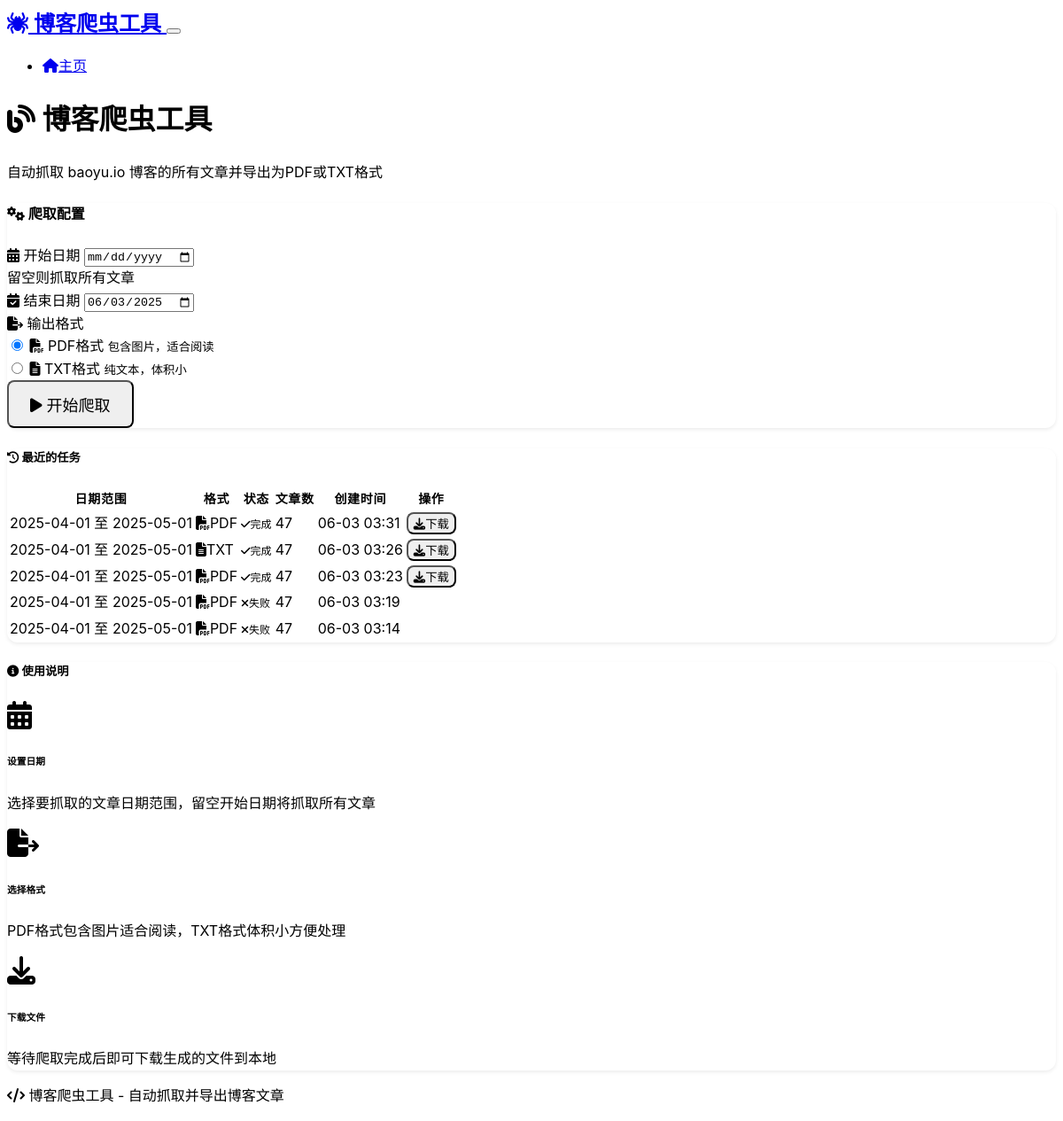
Before: / with the older database file.
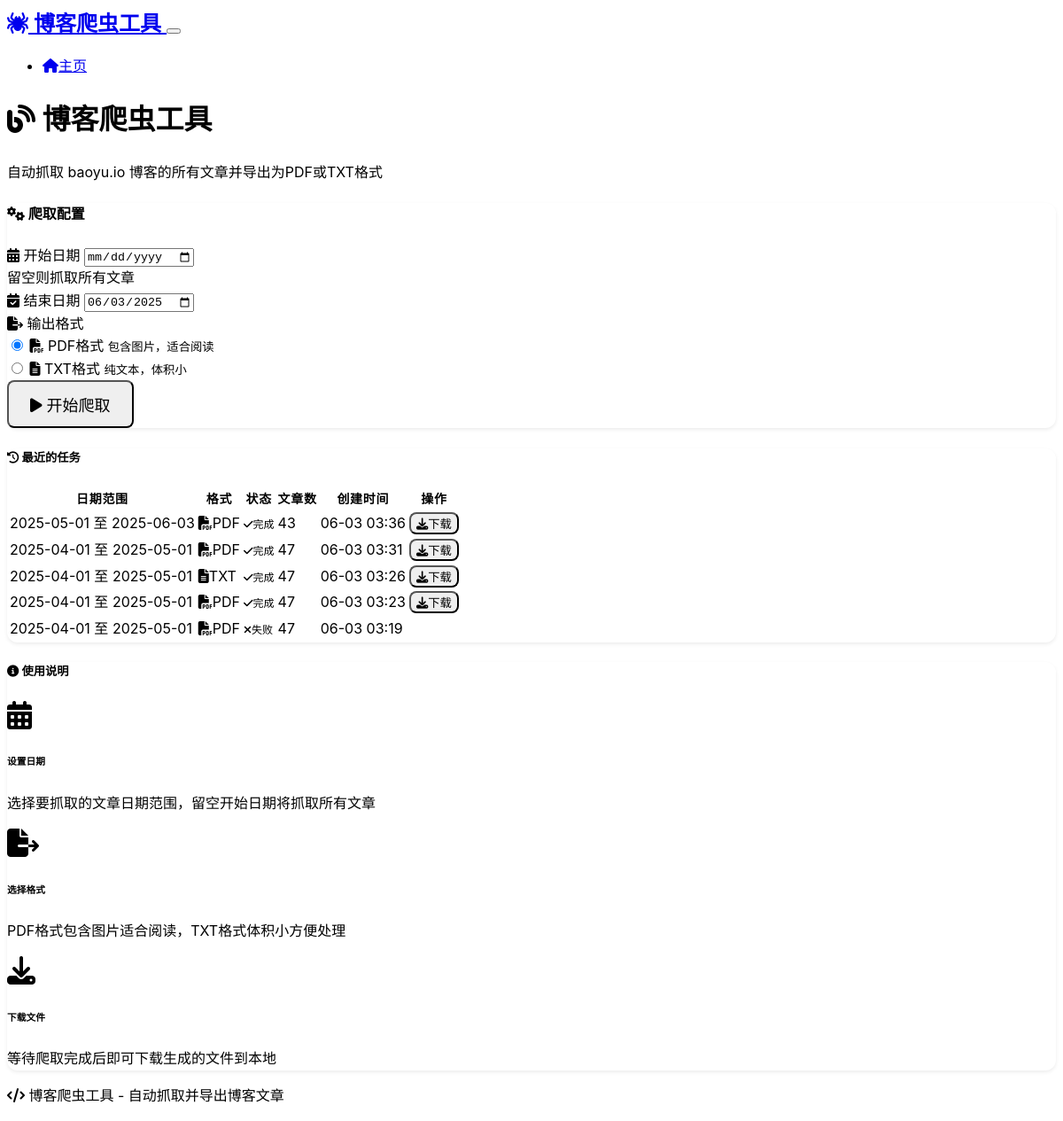
After: the same page with the newer database file.
### models.py (models this page shows)
class ScrapeJob(db.Model):
    id = db.Column(db.Integer, primary_key=True)
    start_date = db.Column(db.Date, nullable=False)
    end_date = db.Column(db.Date, nullable=False)
    output_format = db.Column(db.String(10), nullable=False)  # 'pdf' or 'txt'
    status = db.Column(db.String(20), default='pending')  # pending, running, completed, failed
    created_at = db.Column(db.DateTime, default=datetime.utcnow)
    completed_at = db.Column(db.DateTime)
    articles_count = db.Column(db.Integer, default=0)
    file_path = db.Column(db.String(255))
    error_message = db.Column(db.Text)

### routes.py (the view)
@app.route('/')
def index():
    recent_jobs = ScrapeJob.query.order_by(ScrapeJob.created_at.desc()).limit(5).all()
    return render_template('index.html', recent_jobs=recent_jobs)

### templates/index.html (shortened to what this page needs)
{% extends "base.html" %}
{% block content %}
<div class="row">
    <div class="col-lg-8 mx-auto">
        <div class="text-center mb-5">
            <h1 class="display-4 mb-3">
                <i class="fas fa-blog text-primary me-3"></i>
                博客爬虫工具
            </h1>
            <p class="lead text-muted">
                自动抓取 baoyu.io 博客的所有文章并导出为PDF或TXT格式
            </p>
        </div>
        <div class="card mb-4">
            <div class="card-header">
                <h4 class="card-title mb-0">
                    <i class="fas fa-cogs me-2"></i>
                    爬取配置
                </h4>
            </div>
            <div class="card-body">
                <form id="scrapeForm">
                    <div class="row">
                        <div class="col-md-6 mb-3">
                            <label for="startDate" class="form-label">
                                <i class="fas fa-calendar-alt me-1"></i>
                                开始日期
                            </label>
                            <input type="date" class="form-control" id="startDate" name="start_date">
                            <div class="form-text">留空则抓取所有文章</div>
                        </div>
                        <div class="col-md-6 mb-3">
                            <label for="endDate" class="form-label">
                                <i class="fas fa-calendar-check me-1"></i>
                                结束日期
                            </label>
                            <input type="date" class="form-control" id="endDate" name="end_date" required>
                        </div>
                    </div>
                    <div class="mb-3">
                        <label class="form-label">
                            <i class="fas fa-file-export me-1"></i>
                            输出格式
                        </label>
                        <div class="row">
                            <div class="col-md-6">
                                <div class="form-check">
                                    <input class="form-check-input" type="radio" name="output_format" id="formatPdf" value="pdf" checked>
                                    <label class="form-check-label" for="formatPdf">
                                        <i class="fas fa-file-pdf text-danger me-2"></i>
                                        PDF格式
                                        <small class="d-block text-muted">包含图片，适合阅读</small>
                                    </label>
                                </div>
                            </div>
                            <div class="col-md-6">
                                <div class="form-check">
                                    <input class="form-check-input" type="radio" name="output_format" id="formatTxt" value="txt">
                                    <label class="form-check-label" for="formatTxt">
                                        <i class="fas fa-file-alt text-info me-2"></i>
                                        TXT格式
                                        <small class="d-block text-muted">纯文本，体积小</small>
                                    </label>
                                </div>
                            </div>
                        </div>
                    </div>
                    <div class="d-grid">
                        <button type="submit" class="btn btn-primary btn-lg" id="startScrapeBtn">
                            <i class="fas fa-play me-2"></i>
                            开始爬取
                        </button>
                    </div>
                </form>
            </div>
        </div>
        {% if recent_jobs %}
        <div class="card">
            <div class="card-header">
                <h5 class="card-title mb-0">
                    <i class="fas fa-history me-2"></i>
                    最近的任务
                </h5>
            </div>
            <div class="card-body">
                <div class="table-responsive">
                    <table class="table table-hover">
                        <thead>
                            <tr>
                                <th>日期范围</th>
                                <th>格式</th>
                                <th>状态</th>
                                <th>文章数</th>
                                <th>创建时间</th>
                                <th>操作</th>
                            </tr>
                        </thead>
                        <tbody>
                            {% for job in recent_jobs %}
                            <tr>
                                <td>
                                    {{ job.start_date.strftime('%Y-%m-%d') }}
                                    至
                                    {{ job.end_date.strftime('%Y-%m-%d') }}
                                </td>
                                <td>
                                    {% if job.output_format == 'pdf' %}
                                        <i class="fas fa-file-pdf text-danger me-1"></i>PDF
                                    {% else %}
                                        <i class="fas fa-file-alt text-info me-1"></i>TXT
                                    {% endif %}
                                </td>
                                <td>
                                    {% if job.status == 'completed' %}
                                        <span class="badge bg-success">
                                            <i class="fas fa-check me-1"></i>完成
                                        </span>
                                    {% elif job.status == 'running' %}
                                        <span class="badge bg-primary">
                                            <i class="fas fa-spinner fa-spin me-1"></i>运行中
                                        </span>
                                    {% elif job.status == 'failed' %}
                                        <span class="badge bg-danger">
                                            <i class="fas fa-times me-1"></i>失败
                                        </span>
                                    {% else %}
                                        <span class="badge bg-secondary">
                                            <i class="fas fa-clock me-1"></i>等待中
                                        </span>
                                    {% endif %}
                                </td>
                                <td>{{ job.articles_count or 0 }}</td>
                                <td>{{ job.created_at.strftime('%m-%d %H:%M') }}</td>
                                <td>
                                    {% if job.status == 'completed' %}
                                        <button class="btn btn-sm btn-outline-success"
                                                onclick="downloadFile({{ job.id }})">
                                            <i class="fas fa-download me-1"></i>下载
                                        </button>
                                    {% endif %}
                                </td>
                            </tr>
                            {% endfor %}
                        </tbody>
                    </table>
                </div>
            </div>
        </div>
        {% endif %}
    </div>
</div>
<div class="row mt-5">
    <div class="col-lg-8 mx-auto">
        <div class="card border-0 bg-transparent">
            <div class="card-body">
                <h5 class="card-title text-center mb-4">
                    <i class="fas fa-info-circle me-2"></i>
                    使用说明
                </h5>
                <div class="row">
                    <div class="col-md-4 text-center mb-3">
                        <div class="text-primary mb-2">
                            <i class="fas fa-calendar-alt fa-2x"></i>
                        </div>
                        <h6>设置日期</h6>
                        <p class="text-muted small">选择要抓取的文章日期范围，留空开始日期将抓取所有文章</p>
                    </div>
                    <div class="col-md-4 text-center mb-3">
                        <div class="text-success mb-2">
                            <i class="fas fa-file-export fa-2x"></i>
                        </div>
                        <h6>选择格式</h6>
                        <p class="text-muted small">PDF格式包含图片适合阅读，TXT格式体积小方便处理</p>
                    </div>
                    <div class="col-md-4 text-center mb-3">
                        <div class="text-info mb-2">
                            <i class="fas fa-download fa-2x"></i>
                        </div>
                        <h6>下载文件</h6>
                        <p class="text-muted small">等待爬取完成后即可下载生成的文件到本地</p>
                    </div>
                </div>
            </div>
        </div>
    </div>
</div>
{% endblock %}

### templates/base.html (shortened to what this page needs)
<!DOCTYPE html>
<html lang="zh-CN" data-bs-theme="dark">
<head>
    <link href="https://cdn.replit.com/agent/bootstrap-agent-dark-theme.min.css" rel="stylesheet">
    <link rel="stylesheet" href="https://cdnjs.cloudflare.com/ajax/libs/font-awesome/6.4.0/css/all.min.css">
    <link rel="stylesheet" href="{{ url_for('static', filename='css/style.css') }}">
</head>
<body>
    <nav class="navbar navbar-expand-lg navbar-dark bg-dark">
        <div class="container">
            <a class="navbar-brand" href="{{ url_for('index') }}">
                <i class="fas fa-spider me-2"></i>
                博客爬虫工具
            </a>
            <button class="navbar-toggler" type="button" data-bs-toggle="collapse" data-bs-target="#navbarNav">
            </button>
            <div class="collapse navbar-collapse" id="navbarNav">
                <ul class="navbar-nav ms-auto">
                    <li class="nav-item">
                        <a class="nav-link" href="{{ url_for('index') }}">
                            <i class="fas fa-home me-1"></i>主页
                        </a>
                    </li>
                </ul>
            </div>
        </div>
    </nav>
    <main class="container my-4">
        {% block content %}{% endblock %}
    </main>
    <footer class="bg-dark text-light py-4 mt-5">
        <div class="container text-center">
            <p class="mb-0">
                <i class="fas fa-code me-2"></i>
                博客爬虫工具 - 自动抓取并导出博客文章
            </p>
        </div>
    </footer>
</body>
</html>

### static/css/style.css (style rules this page uses)
:root { --primary-color: #0d6efd; --success-color: #198754; --danger-color: #dc3545; --warning-color: #ffc107; --info-color: #0dcaf0; --dark-color: #212529; --light-color: #f8f9fa; }
body { font-family: -apple-system, BlinkMacSystemFont, "Segoe UI", Roboto, "Helvetica Neue", Arial, sans-serif; line-height: 1.6; }
.navbar-brand { font-weight: 600; font-size: 1.5rem; }
.card { border-radius: 0.75rem; box-shadow: 0 0.125rem 0.25rem rgba(0, 0, 0, 0.075); transition: box-shadow 0.15s ease-in-out; }
.form-check-input:checked { background-color: var(--primary-color); border-color: var(--primary-color); }
.btn { border-radius: 0.5rem; font-weight: 500; transition: all 0.2s ease-in-out; }
.btn-lg { padding: 0.75rem 1.5rem; font-size: 1.125rem; }
.badge { font-size: 0.75rem; font-weight: 500; border-radius: 0.375rem; }
.table { border-radius: 0.5rem; overflow: hidden; }
.table th { background-color: rgba(0, 0, 0, 0.05); border-top: none; font-weight: 600; text-transform: uppercase; font-size: 0.875rem; letter-spacing: 0.05em; }
[data-bs-theme="dark"] .card { background-color: var(--bs-dark); border-color: var(--bs-gray-800); }
[data-bs-theme="dark"] .table th { background-color: rgba(255, 255, 255, 0.05); }

Changed rows visible on the page:
no longer on this page (row unchanged): ScrapeJob: start_date "2025-04-01", end_date "2025-05-01", output_format "pdf" (drawn), status "failed" (drawn), articles_count "47", created_at "06-03 03:14"
added ScrapeJob: start_date "2025-05-01", end_date "2025-06-03", output_format "pdf" (drawn), status "completed" (drawn), articles_count "43", created_at "06-03 03:36"
